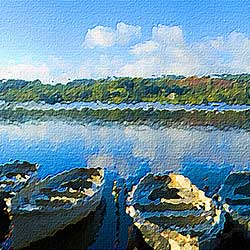

This chart was generated by the following Python code:
# coding: utf-8
# python3.5.3
# oil_coloring.py
# Reference: http://supercomputingblog.com/graphics/oil-painting-algorithm/


from PIL import Image
import numpy as np

from argparse import ArgumentParser

parser = ArgumentParser()
parser.add_argument("--content", type=str)
parser.add_argument('--output', type=str)
parser.add_argument('--radius', type=int)
parser.add_argument('--intensity', type=int)
parser.add_argument('--cuda', type=int)
args = parser.parse_args()


def read_image(file_path):
    content = Image.open(file_path)
    width, height = content.size
    return content, width, height


# Step 1
# For each pixel, all pixels within the radius will have to be examined.
# Pixels within the radius of the current pixel will be referred to as
# sub-pixels.
# For each sub-pixel, calculate the intensity, and determine which intensity
# bin that intensity number falls into. Maintain a counter for each intensity
# bin, which will count the number of sub-pixels which fall into each intensity
# bin. Also maintain the total red, green, and blue values for each bin, later;
# these may be used to determine the final value of the pixel.

# Step 2
# For each pixel, determine which intensity bin has the most number of pixels
# in it.
# Yes, this can be rolled into step 1, but for the purposes of this tutorial,
# this way is simpler to understand the code.

# Step 3
# After we determine which intensity the pixel represents, as determined by
# the intensity bin with the most pixels, we can then determine the final color
# of the pixel by taking the total red, green, and blue values in that specific
# bin, and dividing that by the total number of pixels in that specific
# intensity bin.


def oil_painting(content, radius, Intensity, width, height):
    final_img = Image.new("RGB", (width, height), "white")
    print('pixel:', content.getpixel((0, 0)))
    print('width, height:', width, height)
    for nX in range(radius, width - radius):
        for nY in range(radius, height - radius):
            # print('nX, nY: ', nX, nY)
            nSumR = np.zeros((256, ), dtype=np.int)
            nSumG = np.zeros((256, ), dtype=np.int)
            nSumB = np.zeros((256, ), dtype=np.int)
            nIntensityCount = np.zeros((256, ), dtype=np.int)
            for nX_O in range((-1)*radius, radius+1):
                for nY_O in range((-1)*radius, radius+1):
                    nR = content.getpixel((nX + nX_O, nY + nY_O))[0]
                    nG = content.getpixel((nX + nX_O, nY + nY_O))[1]
                    nB = content.getpixel((nX + nX_O, nY + nY_O))[2]
                    CurIntensity = \
                        min(int((((nR+nG+nB)/3.)*Intensity)//255), 255)
                    i = CurIntensity
                    nIntensityCount[i] += 1
                    nSumR[i] += nR
                    nSumG[i] += nG
                    nSumB[i] += nB
            nMaxIndex = np.argmax(nIntensityCount)
            nCurMax = nIntensityCount[nMaxIndex]
            final_color = []
            final_color.append(int(nSumR[nMaxIndex] // nCurMax))
            final_color.append(int(nSumG[nMaxIndex] // nCurMax))
            final_color.append(int(nSumB[nMaxIndex] // nCurMax))
            final_img.putpixel((nX, nY), tuple(final_color))
    final_img.save(args.output)


if __name__ == '__main__':
    content, width, height = read_image(args.content)
    oil_painting(content, args.radius, args.intensity, width, height)
